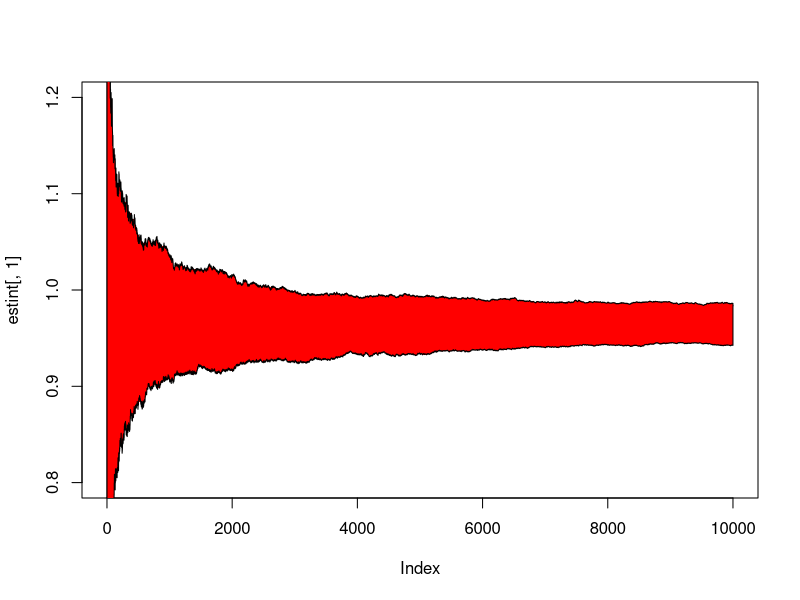
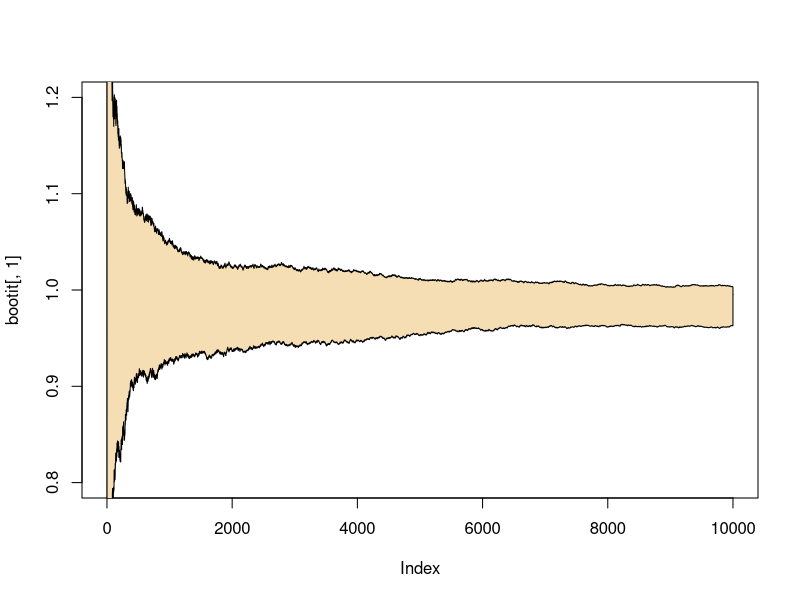
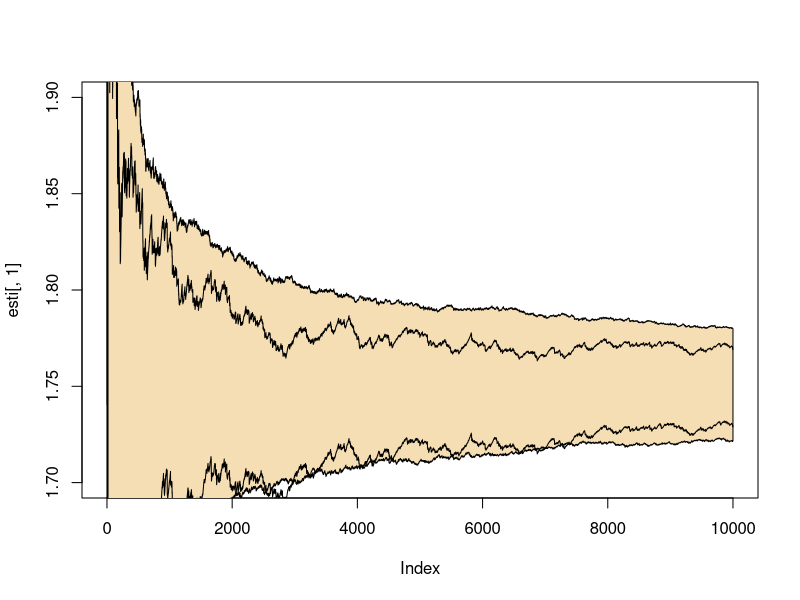
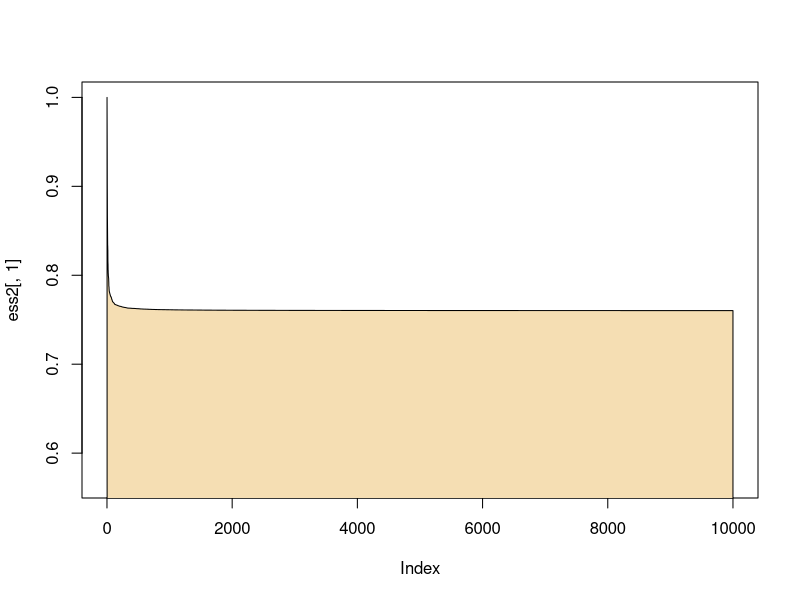
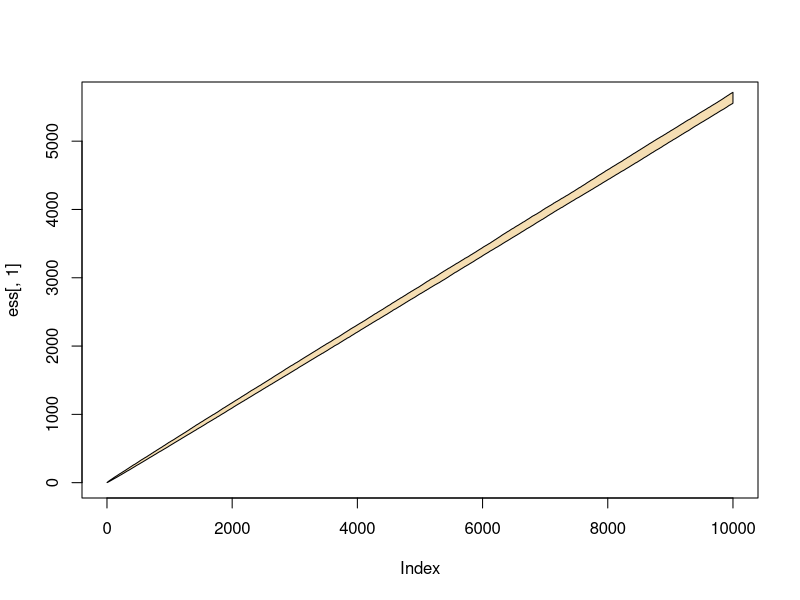

Generate these figures, in order, with R:
h = function(x){(cos(50*x)+ sin(20*x))^2}
x<-matrix(h(runif(200*10^4)), ncol=200)
estint<-apply(x,2,cumsum)/(1:(10^4))

plot(estint[,1], type="l", ylim=c(0.8, 1.2))
y<-apply(estint,1,quantile,c(.025,.975))
polygon(c(1:10^4,10^4:1), c(y[1,], rev(y[2,])), col="red")

analyticalIntegral = integrate(h,0,1)


# alternatively we can obtain the bootstrapped replicas of the original vector

boot<- matrix(sample(x[,1],200*10^4, rep=T), nrow = 10^4, ncol = 200)
bootit<-apply(boot,2,cumsum)/(1:10^4)
bootup<-apply(bootit,1,quantile, .975 )
bootdown<-apply(bootit,1,quantile, .025 )

plot(bootit[,1], type="l", ylim=c(0.8, 1.2))
polygon(c(1:10^4,10^4:1), c(bootdown, rev(bootup)), col="wheat")

# example 4.2

# draw from normal with mean 2.5
norma<-matrix(rnorm(500*10^4), ncol=500) + 2.5
weit<-1/(1+norma^2)
# posterior expectation of the mean 
esti<-apply(norma*weit,2,cumsum)/apply(weit,2,cumsum)
plot(esti[,1], type="l", col="white",ylim=c(1.7,1.9))
band<-apply(esti,1,quantile, c(.025,.975))
polygon(c(1:10^4,10^4:1), c(band[1,], rev(band[2,])), col="wheat")

vare<-cumsum(weit[,1]*norma[,1]^2) / cumsum(weit[,1]) - esti[,1]^2
lines(esti[,1]+2*sqrt(vare/(1:10^4)))
lines(esti[,1]-2*sqrt(vare/(1:10^4)))

wis<-weit/apply(weit,2,cumsum)
sumwis2<-apply(wis^2,2,cumsum)
ess2<-(sumwis2)^(-1)
essbo2<-apply(ess2,1,quantile, c(.025,0.975))
plot(ess2[,1], type="l", col="white")
polygon(c(1:10^4,10^4:1), c(essbo2[1,], rev(essbo2[2,])), col="wheat")


ess<-apply(weit,2,cumsum)^2/apply(weit^2,2,cumsum)
essbo<-apply(ess,1,quantile, c(.025,0.975))

plot(ess[,1], type="l", col="white")
polygon(c(1:10^4,10^4:1), c(essbo[1,], rev(essbo[2,])), col="wheat")

# Example 4.5

Nsim<-10^4
norma<-rnorm(Nsim)+2.5
hnorm<-norma * dcauchy(norma)
munorm<-mean(hnorm)
sdnorm<-sd(hnorm)
f<-function(x)(cumsum(hnorm))[round(Nsim*x)]/round(x*Nsim)
f(2)
